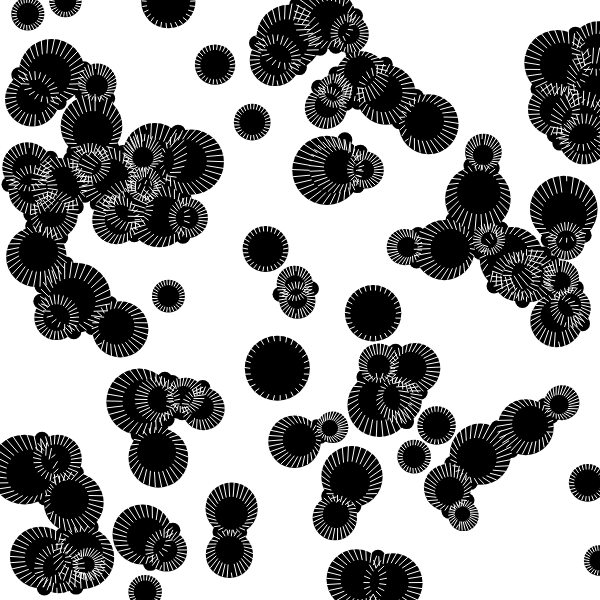
Frame 1 (no input)
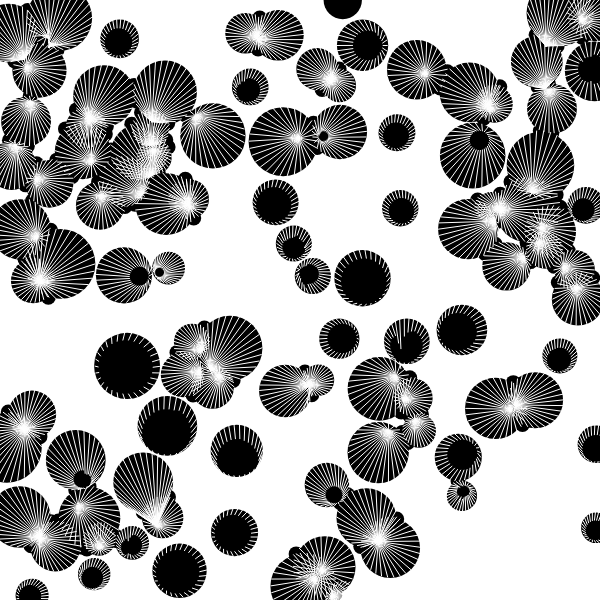
Frame 60 (no input)
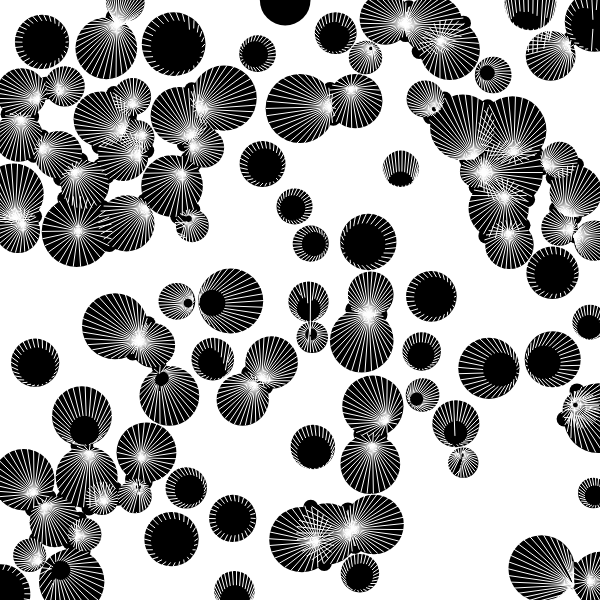
Frame 120 (the mouse pressed at the canvas centre since frame 60)

The p5.js sketch that drew these frames (run headless with seeded random() and noise() and a simulated clock; from frame 60 on, the mouse is pressed at the canvas centre):

// p5.js sketch
// ── sketch.js
/* 
   
   A surface filled with one hundred medium to small sized circles. 
   Each circle has a different size and direction, but moves at the same slow rate. 
   Display: 
   >>> A. The instantaneous intersections of the circles 
   B. The aggregate intersections of the circles 
   
   Ported to p5.js by Casey Reas
   11 July 2016
   p5.js 0.5.2
 
   Restored by Casey Reas <http://reas.com> 
   22 June 2016 
   Processing v.3.1.1 <http://processing.org> 
   
   Implemented by William Ngan <http://metaphorical.net> 
   4 April 2004 
   Processing v.68 <http://processing.org> 
 
*/

var cc = [];
var numCircles = 100;

function setup() {
  createCanvas(600, 600);
  frameRate(30);
  for (var i = 0; i < numCircles; i++) {
    cc[i] = new Circle(random(width), random(height), 15 + random(20), i);
    cc[i].makeHairs();
  }
}

function draw() {
  background(255);

  noStroke();
  fill(0);

  for (var i = 0; i < cc.length; i++) {
    cc[i].draw();
  }

  noFill();
  stroke(255);

  for (var i = 0; i < cc.length; i++) {
    cc[i].drawHair();
  }
}

function Circle(px, py, pr, id) {

  this.x = px;
  this.y = py;
  this.r = pr;
  this.r2 = this.r * this.r;
  this.d = this.r * 2;
  this.d2 = this.d * this.d;

  this.id = id;

  this.gray = 0;

  this.hairs = [];
  this.numHairs = 30;

  this.stepA = 2 * PI / this.numHairs;

  this.sp1 = random(2);
  this.sp2 = random(2);
  this.sp3 = random(2);

  this.ac1 = random(0.5) - random(0.5);
  this.ac2 = random(0.5) - random(0.5);
  this.ac3 = random(0.5) - random(0.5);

  this.inx = 0;
  this.iny = 0;

  this.hasIntersect = false;

  this.makeHairs = function() {
    for (var i = 0; i < this.numHairs; i++) {
      this.hairs[i] = new Hair(cos(this.stepA * i) * this.r,
        sin(this.stepA * i) * this.r, 5, this.stepA * i + PI, cc[this.id]);
    }
  }

  this.draw = function() {
    fill(0);
    noStroke();
    ellipse(this.x, this.y, this.d, this.d);
    this.move();
  }

  this.drawHair = function() {
    for (var i = 0; i < this.hairs.length; i++) {
      this.hairs[i].updatePos();
      this.hairs[i].draw();
    }
  }
  
  this.move = function() {
    var angle = sin(this.sp1) - cos(this.sp2);

    this.sp1 += this.ac1;
    this.sp2 += this.ac2;
    this.sp3 += this.ac3;

    angle = (angle < 0) ? angle + TWO_PI : ((angle >= TWO_PI) ? angle - TWO_PI : angle);

    this.x += sin(angle);
    this.y -= cos(angle);

    this.checkBounds();
    this.checkIntersect();
  }

  this.checkIntersect = function() {

    var flag = false;
    var flag2 = false;
    for (var i = 0; i < cc.length; i++) {
      if (i != this.id) {
        flag = this.intersect(cc[i]);
        if (!flag2) {
          flag2 = flag;
        }
      }
    }

    if (flag2) {
      this.hairFocus(this.inx, this.iny);
    } else if (this.hasIntersect) {
      this.hairFocusRevert();
    }

    this.hasIntersect = flag2;

  }

  this.intersect = function(cB) {

    var dx = this.x - cB.x;
    var dy = this.y - cB.y;
    var d2 = dx * dx + dy * dy;
    var d = sqrt(d2);

    if (d > this.r + cB.r || d < abs(this.r - cB.r)) return false;

    var a = (this.r2 - cB.r2 + d2) / (2 * d);
    var h = sqrt(this.r2 - a * a);
    var x2 = this.x + a * (cB.x - this.x) / d;
    var y2 = this.y + a * (cB.y - this.y) / d;

    var paX = x2 + h * (cB.y - this.y) / d;
    var paY = y2 - h * (cB.x - this.x) / d;

    this.repel(atan2(dy, dx));

    fill(0);
    ellipse(paX, paY, 15, 15);

    this.inx = x2;
    this.iny = y2;

    return true;
  }

  this.repel = function(angle) {
    this.x = this.x + cos(angle) / 4;
    this.y = this.y + sin(angle) / 4;
  }

  this.hairFocus = function(px, py) {
    for (var i = 0; i < this.hairs.length; i++) {
      this.hairs[i].focus(px, py);
    }
  }

  this.hairFocusRevert = function() {
    for (var i = 0; i < this.hairs.length; i++) {
      this.hairs[i].revertFocus();
    }
  }

  this.checkBounds = function() {
    if (this.x > width) this.x = 0;
    if (this.x < 0) this.x = width;
    if (this.y > height) this.y = 0;
    if (this.y < 0) this.y = height;
  }

}

function Hair(rx, ry, r, a, parentCircle) {

  this.regX = rx;
  this.regY = ry;

  this.radius = r;
  this.origRadius = r;

  this.angle = a;
  this.origAngle = a;

  this.pc = parentCircle;  // Parent circle

  this.nextX = this.pc.x + this.regX + cos(this.angle) * this.radius;
  this.nextY = this.pc.y + this.regY + sin(this.angle) * this.radius;

  this.x = this.nextX;
  this.y = this.nextY;

  this.speedFactor = 5;

  this.updatePos = function() {

    this.nextX = this.pc.x + this.regX + cos(this.angle) * this.radius;
    this.nextY = this.pc.y + this.regY + sin(this.angle) * this.radius;

    var dx = this.nextX - this.x;
    var dy = this.nextY - this.y;
    
    if (abs(dx) > 1) {
      this.x += dx / this.speedFactor;
      this.y += dy / this.speedFactor;
    }

    if (abs(dx) > 200 || abs(dy) > 200) {
      this.x = this.nextX;
      this.y = this.nextY;
    }

  }

  this.draw = function() {
    stroke(255);
    line(this.pc.x+this.regX, this.pc.y+this.regY, this.x, this.y);
  }

  this.focus = function(px, py) {
    var dx = px - (this.pc.x + this.regX);
    var dy = py - (this.pc.y + this.regY);
    this.angle = atan2(dy, dx);
    this.radius = dist(px, py, this.pc.x+this.regX, this.pc.y+this.regY);
  }

  this.revertFocus = function() {
    this.angle = this.origAngle;
    this.radius = this.origRadius;
  }
}
